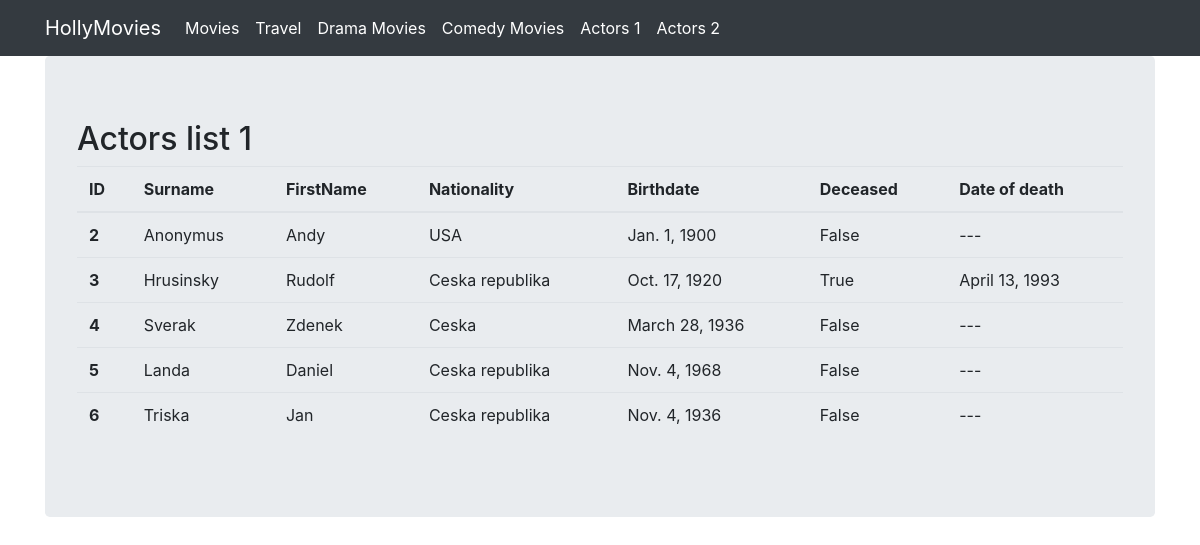
The app's page /actors/class/list with its own data.
### viewer/models.py (models this page shows, shortened)
class Actor(Model):
    firstname = CharField(max_length=50, default='Andy')
    surname = CharField(max_length= 40, default='Anonymus')
    was_born = DateField(default='1900-1-1')
    deceased = BooleanField(default=False)
    died= DateField(default='1900-1-1')
    nationality = CharField(max_length=35, default='USA')
    curriculum = TextField(default='lorem ipsum')

### viewer/views.py (the view)
# urls.py: path('actors/class/list', ActorListView.as_view(), name='actor_list'),
class ActorListView(ListView):
    template_name = 'actors_list.html'
    model = Actor

### viewer/Templates/actors_list.html
{% extends "base.html" %}
{% block content %}
<h2>Actors list 1</h2>
<table class="table">
    <thead>
        <tr>
            <th scope="col">ID</th>
            <th scope="col">Surname</th>
            <th scope="col">FirstName</th>
            <th scope="col">Nationality</th>
            <th scope="col">Birthdate</th>
            <th scope="col">Deceased</th>
            <th scope="col">Date of death</th>
        </tr>
    <tbody>
        {% for actor in object_list %}
    <tr>
        <th scope="row">{{ actor.id }}</th>
            <td>{{ actor.surname }}</td>
            <td>{{ actor.firstname }}</td>
            <td>{{ actor.nationality }}</td>
            <td>{{ actor.was_born }}</td>
            <td>{{ actor.deceased }}</td>
            <td>
            {% if actor.deceased %}
                {{ actor.died }}
            {% else %}
                 ---
            {% endif %}
    </tr>
        {% endfor %}
    </tbody>
    </thead>
{% endblock %}

### records on screen
Actor: id "2", surname "Anonymus", firstname "Andy", nationality "USA", was_born "Jan. 1, 1900", deceased "False"
Actor: id "3", surname "Hrusinsky", firstname "Rudolf", nationality "Ceska republika", was_born "Oct. 17, 1920", deceased "True", died "April 13, 1993"
Actor: id "4", surname "Sverak", firstname "Zdenek", nationality "Ceska", was_born "March 28, 1936", deceased "False"
Actor: id "5", surname "Landa", firstname "Daniel", nationality "Ceska republika", was_born "Nov. 4, 1968", deceased "False"
Actor: id "6", surname "Triska", firstname "Jan", nationality "Ceska republika", was_born "Nov. 4, 1936", deceased "False"
